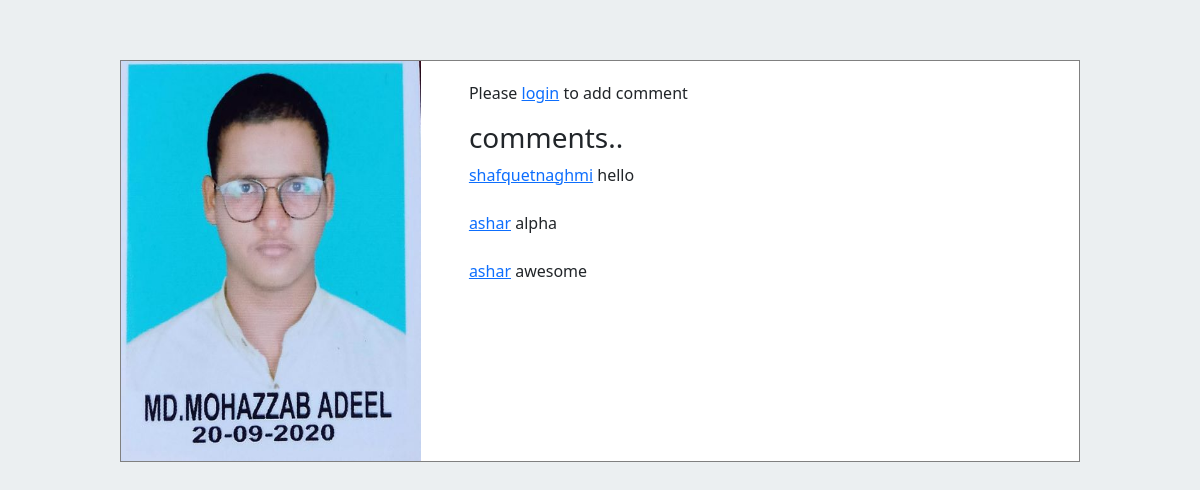
The page /comments/4/ on the database its author committed.
### socialapp/models.py (models this page shows, shortened)
class Image(models.Model):
    user=models.ForeignKey(User,on_delete=models.CASCADE,related_name='images_created')
    image=models.ImageField(upload_to='images/%d/%m/%y/')
    description=models.TextField(blank=True)
    created=models.DateField(auto_now_add=True,db_index=True)
    users_like=models.ManyToManyField(User,related_name='images_like',blank=True)
    def __str__(self):
        return f'{self.image},{self.description}'

class Comments(models.Model):
    image=models.ForeignKey(Image,related_name='comments' ,on_delete=models.CASCADE,blank=True,null=True)
    comment=models.CharField(max_length=200)
    user=models.ForeignKey(User,on_delete=models.CASCADE,blank=True,null=True)
    created=models.DateTimeField(auto_now_add=True,blank=True,null=True)
    updated=models.DateTimeField(auto_now=True,blank=True)

### socialapp/views.py (the view)
# urls.py: path('comments/<str:id>/',views.commentview,name="comment"),
def commentview(request,id):
    post=get_object_or_404(Image,id=id)
    comments=post.comments.all().order_by('-created')
    form=commentform()
    new_comment=None
    if request.method=='POST':
      form=commentform(request.POST)
      if form.is_valid():
         new_comment=form.save(commit=False)
         new_comment.image=post
         new_comment.user=request.user
         new_comment.save()
         return HttpResponseRedirect(request.META.get('HTTP_REFERER'))
    else:
        form=commentform()
    context={'comments':comments,'post':post,'form':form,'new_comment':new_comment,}
    return render(request,'socialapp/comment.html',context)

### socialapp/templates/socialapp/comment.html (shortened to what this page needs)
{% extends 'socialapp/main.html' %}
{% load static %}
{% block content %}
<link rel="stylesheet" href="{% static 'socialapp/comment.css' %}">
<div class="main">
    <div class="post">
        <img src="{{post.image.url}}" height="400px" width="300px">
    </div>
    <div class="comments">
        {% if request.user.is_authenticated %}
        <form method="POST">
            {% csrf_token %}
            {{form.comment}}
            <input class="comment-b" type="submit" value="comment">
            {% else %}
            <P>Please <a href="{% url 'login' %}">login</a> to add comment </P>
            {% endif %}
        <h3>comments..</h3>
        {% for comm in comments %}
        <a class="comment-user" href="{% url 'profile' comm.user.username %}">{{comm.user}}</a>
        {{comm.comment}}
        <br><br>
        {% endfor %}
    </div>
</div>
{% endblock %}

### socialapp/static/socialapp/comment.css (style rules this page uses)
* { box-sizing: border-box; margin:0; padding:0; }
body { background-color: rgb(235, 239, 241); }
.main { display: flex; background-color: white; border: 1px gray solid; margin-left:10%; margin-right:10%; margin-top:5%; }
.comments { margin-left:5%; margin-top:20px; }

### rows shown on the page
Image: image (picture)
Comments: user "shafquetnaghmi", comment "hello"
Comments: user "ashar", comment "alpha"
Comments: user "ashar", comment "awesome"
